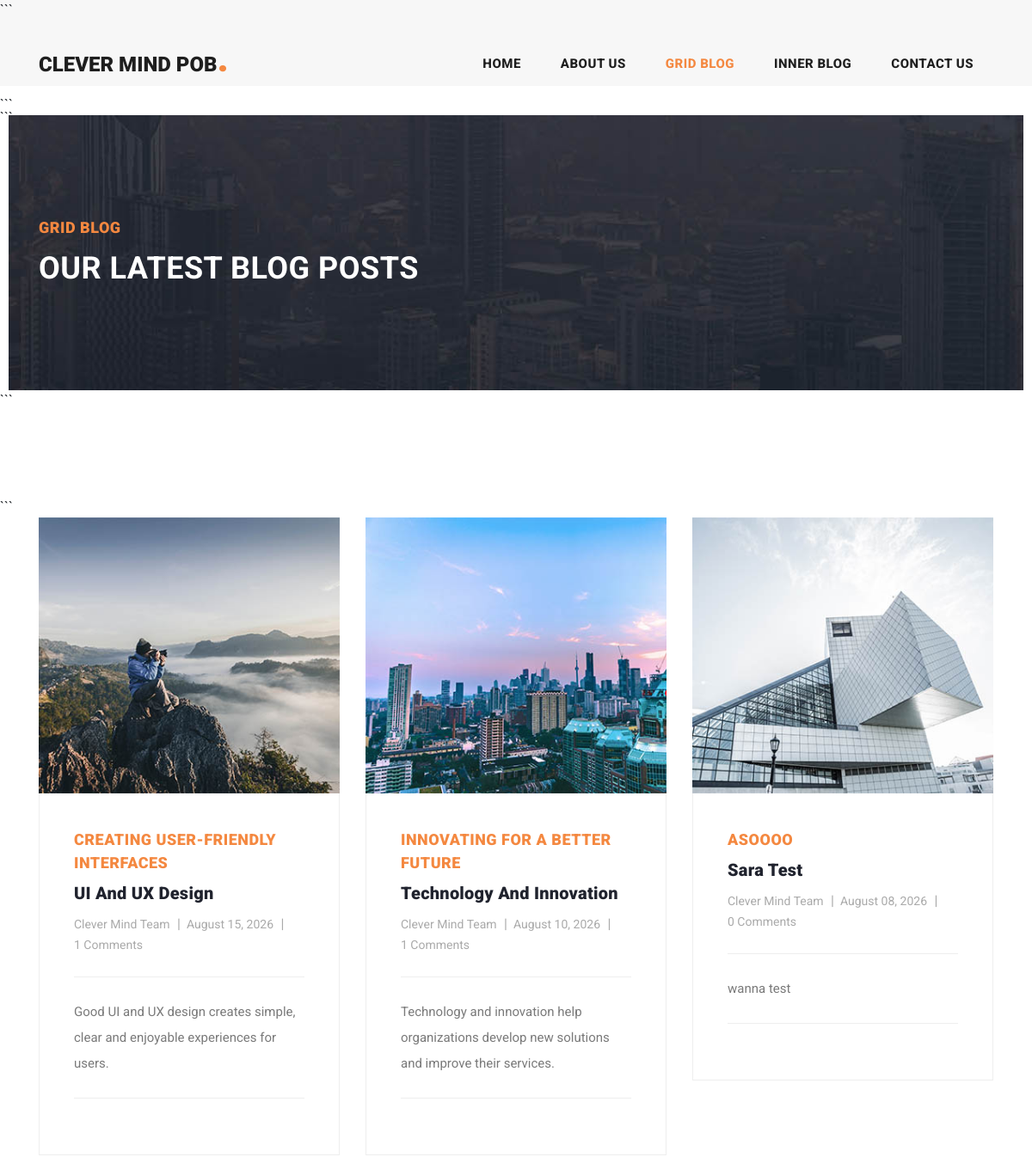
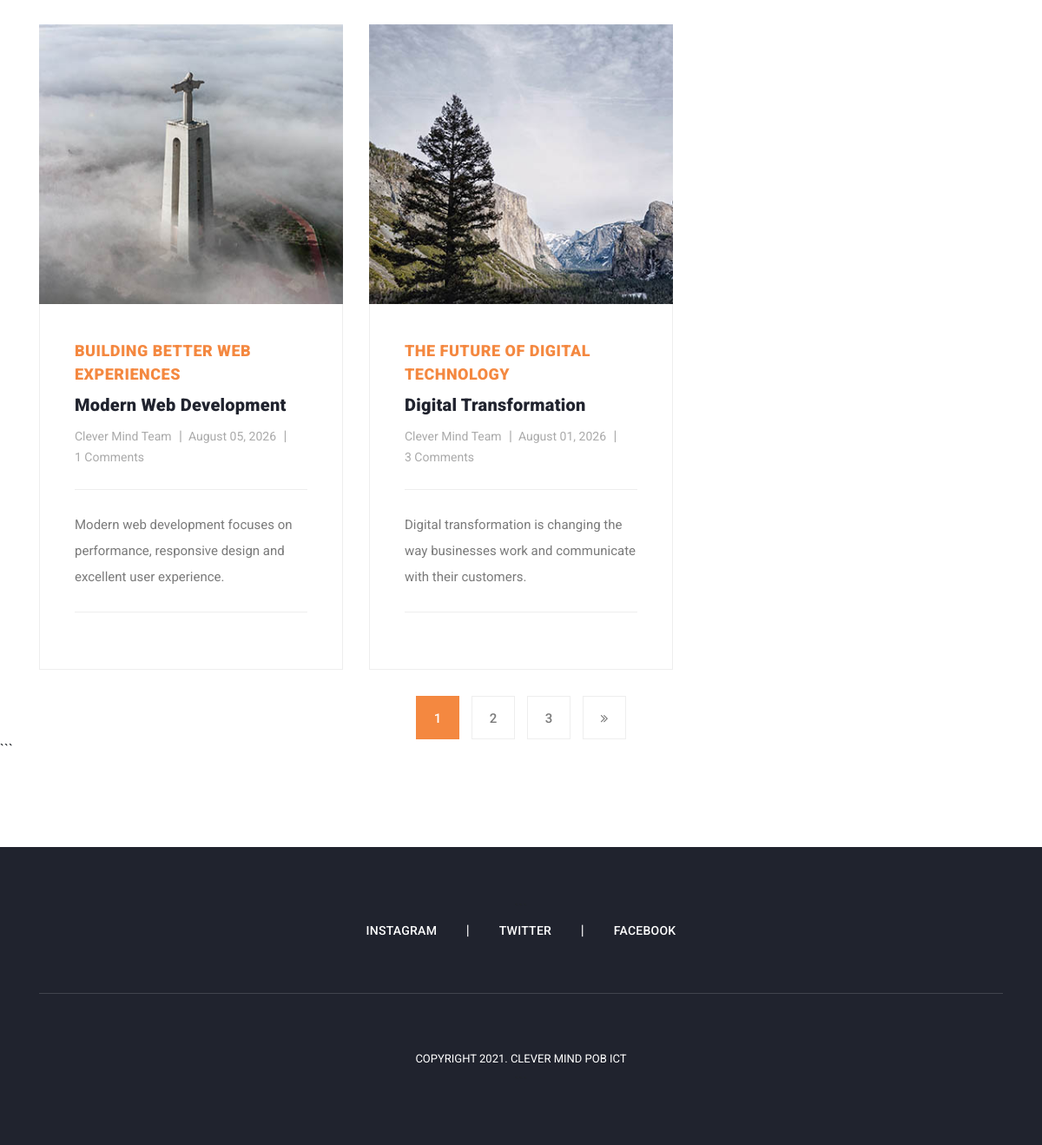
Screenshot of /blog.php with the database file from the repository (2 pictures, top to bottom).
### tables this page shows
CREATE TABLE `blogs` (
  `id` int(10) UNSIGNED NOT NULL,
  `image` varchar(255) NOT NULL,
  `title` varchar(255) NOT NULL,
  `subtitle` varchar(255) DEFAULT NULL,
  `blogger_name` varchar(150) NOT NULL,
  `publish_date` date NOT NULL,
  `description` text NOT NULL,
  `created_at` timestamp NOT NULL DEFAULT current_timestamp()
);

### blog.php (the view, shortened to what this page needs)
<?php
require_once "config.php";
$stmt = $pdo->query("
    SELECT *
    FROM blogs
    ORDER BY publish_date DESC, id DESC
");
$blogs = $stmt->fetchAll(PDO::FETCH_ASSOC);
?>
<!DOCTYPE html>
<html lang="en">
<head>
  <link href="vendor/bootstrap/css/bootstrap.min.css"
        rel="stylesheet">
  <link rel="stylesheet"
        href="assets/css/fontawesome.css">
  <link rel="stylesheet"
        href="assets/css/templatemo-stand-blog.css">
  <link rel="stylesheet"
        href="assets/css/owl.css">
</head>
<body>
  <header>
```
<nav class="navbar navbar-expand-lg">
  <div class="container">
    <a class="navbar-brand"
       href="index.php">
      <h2>
        Clever Mind POB<em>.</em>
      </h2>
    </a>
    <div
      class="collapse navbar-collapse"
      id="navbarResponsive">
      <ul class="navbar-nav ml-auto">
        <li class="nav-item">
          <a class="nav-link"
             href="index.php">
            Home
          </a>
        </li>
        <li class="nav-item">
          <a class="nav-link"
             href="about.php">
            About Us
          </a>
        </li>
        <li class="nav-item active">
          <a class="nav-link"
             href="blog.php">
            Grid Blog
          </a>
        </li>
        <li class="nav-item">
          <a class="nav-link"
             href="post-details.php">
            Inner Blog
          </a>
        </li>
        <li class="nav-item">
          <a class="nav-link"
             href="contact.php">
            Contact Us
          </a>
        </li>
      </ul>
    </div>
  </div>
</nav>
```
  </header>
  <div class="heading-page header-text">
```
<section class="page-heading">
  <div class="container">
    <div class="row">
      <div class="col-lg-12">
        <div class="text-content">
          <h4>
            Grid Blog
          </h4>
          <h2>
            Our Latest Blog Posts
          </h2>
        </div>
      </div>
    </div>
  </div>
</section>
```
  </div>
  <section class="blog-posts grid-system">
```
<div class="container">
  <div class="row">
    <div class="col-lg-12">
      <div class="all-blog-posts">
        <div class="row">
          <?php if (!empty($blogs)): ?>
            <?php foreach ($blogs as $blog): ?>
              <div class="col-lg-4 col-md-6">
                <div class="blog-post">
                  <div class="blog-thumb">
                    <img
                      src="assets/images/<?php echo htmlspecialchars($blog['image']); ?>"
                      alt="<?php echo htmlspecialchars($blog['title']); ?>">
                  </div>
                  <div class="down-content">
                    <span>
                      <?php
                      echo htmlspecialchars($blog['subtitle']);
                      ?>
                    </span>
                    <a
                      href="post-details.php?id=<?php echo (int)$blog['id']; ?>">
                      <h4>
                        <?php
                        echo htmlspecialchars($blog['title']);
                        ?>
                      </h4>
                    </a>
                    <ul class="post-info">
                      <li>
                        <a href="#">
                          <?php
                          echo htmlspecialchars($blog['blogger_name']);
                          ?>
                        </a>
                      </li>
                      <li>
                        <a href="#">
                          <?php
                          echo date(
                              'F d, Y',
                              strtotime($blog['publish_date'])
                          );
                          ?>
                        </a>
                      </li>
                      <li>
                        <a
                          href="post-details.php?id=<?php echo (int)$blog['id']; ?>#comments">
                          <?php
                          try {
                              $commentStmt = $pdo->prepare("
                                  SELECT COUNT(*)
                                  FROM comments
                                  WHERE blog_id = ?
                              ");
                              $commentStmt->execute([
                                  $blog['id']
                              ]);
                              $commentCount =
                                  $commentStmt->fetchColumn();
                          } catch (PDOException $e) {
                              $commentCount = 0;
                          }
                          echo (int)$commentCount;
                          ?>
                          Comments
                        </a>
                      </li>
                    </ul>
                    <p>
                      <?php
                      echo htmlspecialchars(
                          $blog['description']
                      );
                      ?>
                    </p>
                  </div>
                </div>
              </div>
            <?php endforeach; ?>
          <?php endif; ?>
          <div class="col-lg-12">
            <ul class="page-numbers">
              <li class="active">
                <a href="#">
                  1
                </a>
              </li>
              <li>
                <a href="#">
                  2
                </a>
              </li>
              <li>
                <a href="#">
                  3
                </a>
              </li>
              <li>
                <a href="#">
                  <i class="fa fa-angle-double-right"></i>
                </a>
              </li>
            </ul>
          </div>
        </div>
      </div>
    </div>
  </div>
</div>
```
  </section>
  <footer>
<div class="container">
  <div class="row">
    <div class="col-lg-12">
      <ul class="social-icons">
        <li>
          <a
            href="https://www.instagram.com/clevermindpob/"
            target="_blank">
            Instagram
          </a>
        </li>
        <li>
          <a
            href="https://twitter.com/search?q=cleverMindICT"
            target="_blank">
            Twitter
          </a>
        </li>
        <li>
          <a
            href="https://www.facebook.com/ClevermindICT/"
            target="_blank">
            Facebook
          </a>
        </li>
      </ul>
    </div>
    <div class="col-lg-12">
      <div class="copyright-text">
        <p>
          Copyright 2021. Clever Mind POB ICT
        </p>
      </div>
    </div>
  </div>
</div>
  </footer>
</body>
</html>

### rows the page displays
blogs: image (picture), subtitle "CREATING USER-FRIENDLY INTERFACES", title "UI And UX Design", blogger_name "Clever Mind Team", publish_date "August 15, 2026", commentCount "1", description "Good UI and UX design creates simple, clear and enjoyable experiences for users."
blogs: image (picture), subtitle "INNOVATING FOR A BETTER FUTURE", title "Technology And Innovation", blogger_name "Clever Mind Team", publish_date "August 10, 2026", commentCount "1", description "Technology and innovation help organizations develop new solutions and improve their services."
blogs: image (picture), subtitle "ASOOOO", title "Sara Test", blogger_name "Clever Mind Team", publish_date "August 08, 2026", commentCount "0", description "wanna test"
blogs: image (picture), subtitle "BUILDING BETTER WEB EXPERIENCES", title "Modern Web Development", blogger_name "Clever Mind Team", publish_date "August 05, 2026", commentCount "1", description "Modern web development focuses on performance, responsive design and excellent user experience."
blogs: image (picture), subtitle "THE FUTURE OF DIGITAL TECHNOLOGY", title "Digital Transformation", blogger_name "Clever Mind Team", publish_date "August 01, 2026", commentCount "3", description "Digital transformation is changing the way businesses work and communicate with their customers."
